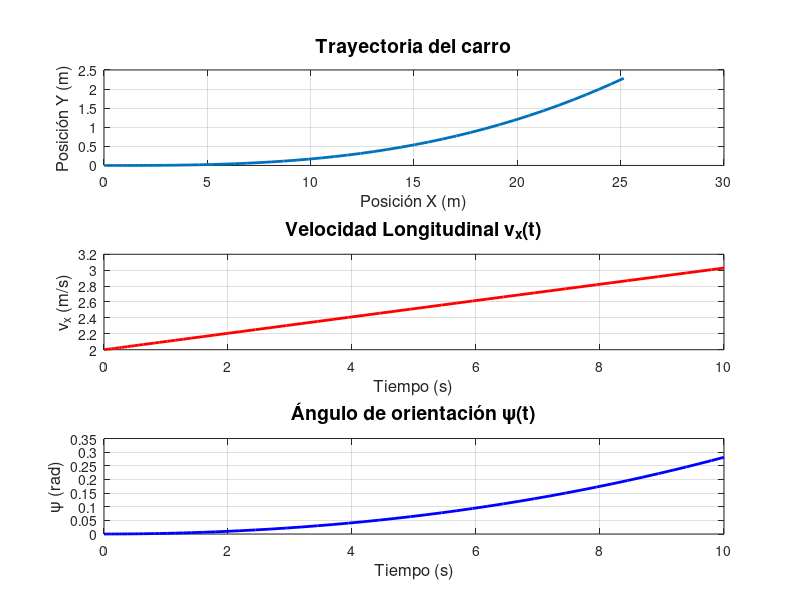

The MATLAB script that drew this image:
% Modelo dinámico de un carro eléctrico de tres ruedas

% Parámetros del sistema
m = 80;           % Masa total del carro (kg)
I_z = 50;          % Momento de inercia (kg·m^2)
R_rueda = 0.46;     % Radio de las ruedas (m)
C_d = 0.1;         % Coeficiente de arrastre aerodinámico
C_rr = 0.0015;       % Coeficiente de rodadura
g = 9.81;          % Gravedad (m/s^2)
A = 0.44;           % Área frontal del carro (m^2)
rho = 1.225;       % Densidad del aire (kg/m^3)
T_motor = 4.4;      % Torque del motor (Nm)
L_dist = 1.2;      % Distancia entre ejes (m)

% Condiciones iniciales
x_0 = 0;           % Posición inicial en x (m)
y_0 = 0;           % Posición inicial en y (m)
psi_0 = 0;         % Ángulo de orientación inicial (rad)
vx_0 = 2;          % Velocidad inicial en x (m/s)
vy_0 = 0;          % Velocidad inicial en y (m/s)
omega_z_0 = 0;     % Velocidad angular inicial (rad/s)

% Tiempo de simulación
t_span = [0 10];   % 10 segundos de simulación

% Función para el sistema dinámico
dynamics = @(t, z) [
    z(4);                                                             % dx/dt
    z(5);                                                             % dy/dt
    z(6);                                                             % dpsi/dt
    (T_motor / R_rueda - 0.5 * rho * C_d * A * z(4)^2 - C_rr * m * g) / m; % dvx/dt
    z(4) * z(6);                                                      % dvy/dt
    (L_dist * 0.1 * z(4)) / I_z                                       % domega_z/dt (aproximado)
];

% Vector de estado inicial
z0 = [x_0; y_0; psi_0; vx_0; vy_0; omega_z_0]; % [x, y, psi, vx, vy, omega_z]

% Resolución del sistema
fprintf('Resolviendo el sistema dinámico del carro eléctrico...\n');
[t, Z] = ode45(dynamics, t_span, z0);

% Imprimir resultados parciales
fprintf('Resultados parciales:\n');
for i = 1:5:length(t)
    fprintf('t = %.2f s, x = %.2f m, y = %.2f m, psi = %.2f rad, vx = %.2f m/s\n', ...
        t(i), Z(i, 1), Z(i, 2), Z(i, 3), Z(i, 4));
end

% Resultados
title_font = 14; label_font = 12;

figure;
subplot(3, 1, 1);
plot(Z(:, 1), Z(:, 2), 'LineWidth', 2);
grid on;
title('Trayectoria del carro', 'FontSize', title_font);
xlabel('Posición X (m)', 'FontSize', label_font);
ylabel('Posición Y (m)', 'FontSize', label_font);

subplot(3, 1, 2);
plot(t, Z(:, 4), 'r', 'LineWidth', 2);
grid on;
title('Velocidad Longitudinal v_x(t)', 'FontSize', title_font);
xlabel('Tiempo (s)', 'FontSize', label_font);
ylabel('v_x (m/s)', 'FontSize', label_font);

subplot(3, 1, 3);
plot(t, Z(:, 3), 'b', 'LineWidth', 2);
grid on;
title('Ángulo de orientación \psi(t)', 'FontSize', title_font);
xlabel('Tiempo (s)', 'FontSize', label_font);
ylabel('\psi (rad)', 'FontSize', label_font);
